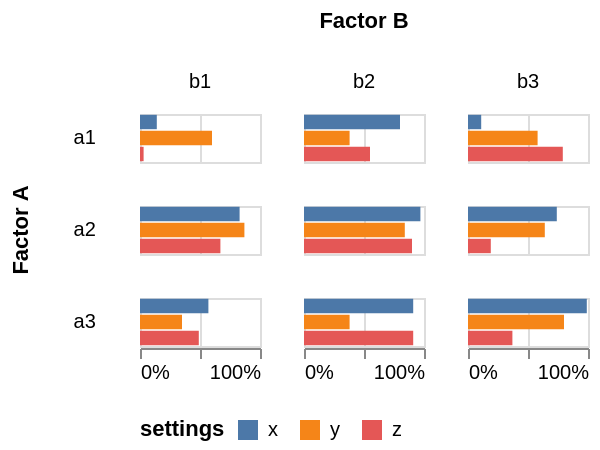

Source (Vega-Lite JSON):
### Vega specification from a JSON file in a GitHub repository (floating-point values rounded to 4 significant figures)
{"$schema": "https://vega.github.io/schema/vega/v5.json", "background": "white", "padding": 5, "data": [{"name": "data-e90feaf959fd425e1afec00a92fd04a7", "values": [{"a": "a1", "b": "b1", "c": "x", "p": "0.14"}, {"a": "a1", "b": "b1", "c": "y", "p": "0.60"}, {"a": "a1", "b": "b1", "c": "z", "p": "0.03"}, {"a": "a1", "b": "b2", "c": "x", "p": "0.80"}, {"a": "a1", "b": "b2", "c": "y", "p": "0.38"}, {"a": "a1", "b": "b2", "c": "z", "p": "0.55"}, {"a": "a1", "b": "b3", "c": "x", "p": "0.11"}, {"a": "a1", "b": "b3", "c": "y", "p": "0.58"}, {"a": "a1", "b": "b3", "c": "z", "p": "0.79"}, {"a": "a2", "b": "b1", "c": "x", "p": "0.83"}, {"a": "a2", "b": "b1", "c": "y", "p": "0.87"}, {"a": "a2", "b": "b1", "c": "z", "p": "0.67"}, {"a": "a2", "b": "b2", "c": "x", "p": "0.97"}, {"a": "a2", "b": "b2", "c": "y", "p": "0.84"}, {"a": "a2", "b": "b2", "c": "z", "p": "0.90"}, {"a": "a2", "b": "b3", "c": "x", "p": "0.74"}, {"a": "a2", "b": "b3", "c": "y", "p": "0.64"}, {"a": "a2", "b": "b3", "c": "z", "p": "0.19"}, {"a": "a3", "b": "b1", "c": "x", "p": "0.57"}, {"a": "a3", "b": "b1", "c": "y", "p": "0.35"}, {"a": "a3", "b": "b1", "c": "z", "p": "0.49"}, {"a": "a3", "b": "b2", "c": "x", "p": "0.91"}, {"a": "a3", "b": "b2", "c": "y", "p": "0.38"}, {"a": "a3", "b": "b2", "c": "z", "p": "0.91"}, {"a": "a3", "b": "b3", "c": "x", "p": "0.99"}, {"a": "a3", "b": "b3", "c": "y", "p": "0.80"}, {"a": "a3", "b": "b3", "c": "z", "p": "0.37"}]}, {"name": "data_0", "source": "data-e90feaf959fd425e1afec00a92fd04a7", "transform": [{"type": "stack", "groupby": ["c", "a", "b"], "field": "p", "sort": {"field": [], "order": []}, "as": ["p_start", "p_end"], "offset": "zero"}, {"type": "filter", "expr": "isValid(datum[\"p\"]) && isFinite(+datum[\"p\"])"}]}, {"name": "column_domain", "source": "data_0", "transform": [{"type": "aggregate", "groupby": ["b"]}]}, {"name": "row_domain", "source": "data_0", "transform": [{"type": "aggregate", "groupby": ["a"]}]}], "signals": [{"name": "child_width", "value": 60}, {"name": "y_step", "value": 8}, {"name": "child_height", "update": "bandspace(domain('y').length, 0.1, 0.05) * y_step"}], "layout": {"padding": 20, "offset": {"rowTitle": 10, "columnTitle": 10}, "columns": {"signal": "length(data('column_domain'))"}, "bounds": "full", "align": "all"}, "marks": [{"name": "row-title", "type": "group", "role": "row-title", "title": {"text": "Factor A", "orient": "left", "style": "guide-title", "offset": 10}}, {"name": "column-title", "type": "group", "role": "column-title", "title": {"text": "Factor B", "style": "guide-title", "offset": 10}}, {"name": "row_header", "type": "group", "role": "row-header", "from": {"data": "row_domain"}, "sort": {"field": "datum[\"a\"]", "order": "ascending"}, "title": {"text": {"signal": "isValid(parent[\"a\"]) ? parent[\"a\"] : \"\"+parent[\"a\"]"}, "orient": "left", "style": "guide-label", "frame": "group", "baseline": "middle", "align": "right", "angle": 0, "offset": 10}, "encode": {"update": {"height": {"signal": "child_height"}}}}, {"name": "column_header", "type": "group", "role": "column-header", "from": {"data": "column_domain"}, "sort": {"field": "datum[\"b\"]", "order": "ascending"}, "title": {"text": {"signal": "isValid(parent[\"b\"]) ? parent[\"b\"] : \"\"+parent[\"b\"]"}, "style": "guide-label", "frame": "group", "offset": 10}, "encode": {"update": {"width": {"signal": "child_width"}}}}, {"name": "column_footer", "type": "group", "role": "column-footer", "from": {"data": "column_domain"}, "sort": {"field": "datum[\"b\"]", "order": "ascending"}, "encode": {"update": {"width": {"signal": "child_width"}}}, "axes": [{"scale": "x", "orient": "bottom", "grid": false, "format": "%", "labelFlush": true, "labelOverlap": true, "tickCount": {"signal": "ceil(child_width/40)"}, "zindex": 0}]}, {"name": "cell", "type": "group", "style": "cell", "from": {"facet": {"name": "facet", "data": "data_0", "groupby": ["a", "b"], "aggregate": {"cross": true}}}, "sort": {"field": ["datum[\"a\"]", "datum[\"b\"]"], "order": ["ascending", "ascending"]}, "encode": {"update": {"width": {"signal": "child_width"}, "height": {"signal": "child_height"}}}, "marks": [{"name": "child_marks", "type": "rect", "style": ["bar"], "from": {"data": "facet"}, "encode": {"update": {"fill": {"scale": "color", "field": "c"}, "ariaRoleDescription": {"value": "bar"}, "description": {"signal": "\"p: \" + (format(datum[\"p\"], \"%\")) + \"; c: \" + (isValid(datum[\"c\"]) ? datum[\"c\"] : \"\"+datum[\"c\"]) + \"; settings: \" + (isValid(datum[\"c\"]) ? datum[\"c\"] : \"\"+datum[\"c\"])"}, "x": {"scale": "x", "field": "p_end"}, "x2": {"scale": "x", "field": "p_start"}, "y": {"scale": "y", "field": "c"}, "height": {"signal": "max(0.25, bandwidth('y'))"}}}}], "axes": [{"scale": "x", "orient": "bottom", "gridScale": "y", "grid": true, "tickCount": {"signal": "ceil(child_width/40)"}, "domain": false, "labels": false, "aria": false, "maxExtent": 0, "minExtent": 0, "ticks": false, "zindex": 0}]}], "scales": [{"name": "x", "type": "linear", "domain": {"data": "data_0", "fields": ["p_start", "p_end"]}, "range": [0, {"signal": "child_width"}], "nice": true, "zero": true}, {"name": "y", "type": "band", "domain": {"data": "data_0", "field": "c", "sort": true}, "range": {"step": {"signal": "y_step"}}, "paddingInner": 0.1, "paddingOuter": 0.05}, {"name": "color", "type": "ordinal", "domain": {"data": "data_0", "field": "c", "sort": true}, "range": "category"}], "legends": [{"orient": "bottom", "title": "settings", "titleOrient": "left", "fill": "color", "direction": "horizontal", "symbolType": "square"}]}
